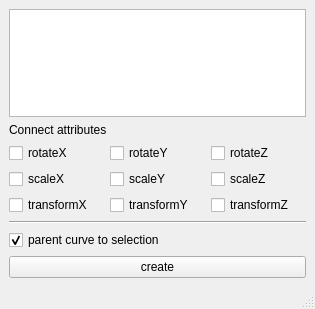
<?xml version="1.0" encoding="UTF-8"?>
<ui version="4.0">
 <class>jt_ctl_curve</class>
 <widget class="QMainWindow" name="jt_ctl_curve">
  <property name="geometry">
   <rect>
    <x>0</x>
    <y>0</y>
    <width>315</width>
    <height>309</height>
   </rect>
  </property>
  <property name="windowTitle">
   <string>JT_ctl_curve</string>
  </property>
  <widget class="QWidget" name="centralwidget">
   <layout class="QVBoxLayout" name="verticalLayout">
    <item>
     <widget class="QListWidget" name="jt_ctl_curve_ui_list"/>
    </item>
    <item>
     <widget class="QLabel" name="label">
      <property name="text">
       <string>Connect attributes</string>
      </property>
     </widget>
    </item>
    <item>
     <layout class="QHBoxLayout" name="horizontalLayout">
      <item>
       <widget class="QCheckBox" name="jt_ctl_curve_ui_rotX">
        <property name="text">
         <string>rotateX</string>
        </property>
       </widget>
      </item>
      <item>
       <widget class="QCheckBox" name="jt_ctl_curve_ui_rotY">
        <property name="text">
         <string>rotateY</string>
        </property>
       </widget>
      </item>
      <item>
       <widget class="QCheckBox" name="jt_ctl_curve_ui_rotZ">
        <property name="text">
         <string>rotateZ</string>
        </property>
       </widget>
      </item>
     </layout>
    </item>
    <item>
     <layout class="QHBoxLayout" name="horizontalLayout_2">
      <item>
       <widget class="QCheckBox" name="jt_ctl_curve_ui_scaleX">
        <property name="text">
         <string>scaleX</string>
        </property>
       </widget>
      </item>
      <item>
       <widget class="QCheckBox" name="jt_ctl_curve_ui_scaleY">
        <property name="text">
         <string>scaleY</string>
        </property>
       </widget>
      </item>
      <item>
       <widget class="QCheckBox" name="jt_ctl_curve_ui_scaleZ">
        <property name="text">
         <string>scaleZ</string>
        </property>
       </widget>
      </item>
     </layout>
    </item>
    <item>
     <layout class="QHBoxLayout" name="horizontalLayout_3">
      <item>
       <widget class="QCheckBox" name="jt_ctl_curve_ui_transformX">
        <property name="text">
         <string>transformX</string>
        </property>
       </widget>
      </item>
      <item>
       <widget class="QCheckBox" name="jt_ctl_curve_ui_transformY">
        <property name="text">
         <string>transformY</string>
        </property>
       </widget>
      </item>
      <item>
       <widget class="QCheckBox" name="jt_ctl_curve_ui_transformZ">
        <property name="text">
         <string>transformZ</string>
        </property>
       </widget>
      </item>
     </layout>
    </item>
    <item>
     <widget class="Line" name="line">
      <property name="orientation">
       <enum>Qt::Horizontal</enum>
      </property>
     </widget>
    </item>
    <item>
     <widget class="QCheckBox" name="jt_ctl_curve_ui_parent_curve">
      <property name="text">
       <string>parent curve to selection</string>
      </property>
      <property name="checked">
       <bool>true</bool>
      </property>
     </widget>
    </item>
    <item>
     <widget class="QPushButton" name="pushButton">
      <property name="text">
       <string>create</string>
      </property>
      <property name="+c" stdset="0">
       <string>'import jt_ctl_curve;jt_ctl_curve.create_from_ui()'</string>
      </property>
     </widget>
    </item>
   </layout>
  </widget>
  <widget class="QStatusBar" name="statusbar"/>
 </widget>
 <resources/>
 <connections/>
</ui>
